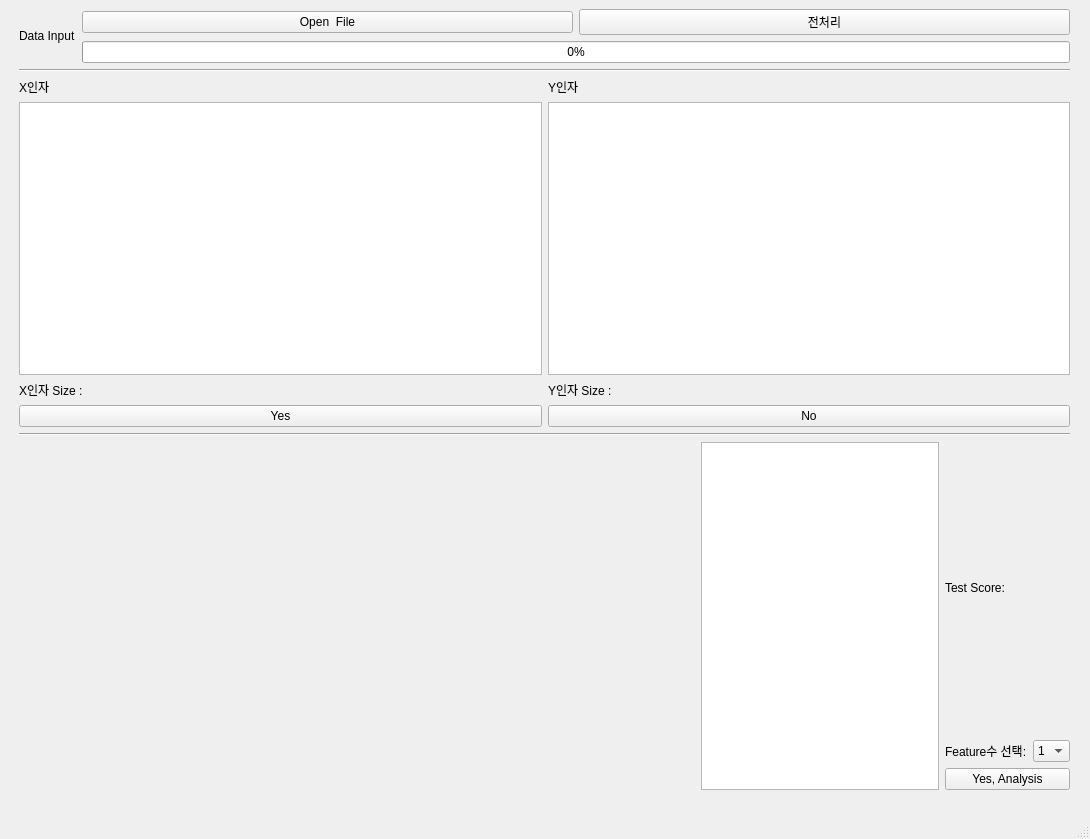
<?xml version="1.0" encoding="UTF-8"?>
<ui version="4.0">
 <class>MainWindow</class>
 <widget class="QMainWindow" name="MainWindow">
  <property name="geometry">
   <rect>
    <x>0</x>
    <y>0</y>
    <width>1090</width>
    <height>839</height>
   </rect>
  </property>
  <property name="sizePolicy">
   <sizepolicy hsizetype="Maximum" vsizetype="Preferred">
    <horstretch>0</horstretch>
    <verstretch>0</verstretch>
   </sizepolicy>
  </property>
  <property name="windowTitle">
   <string>MainWindow</string>
  </property>
  <widget class="QWidget" name="centralwidget">
   <property name="sizePolicy">
    <sizepolicy hsizetype="Maximum" vsizetype="Preferred">
     <horstretch>0</horstretch>
     <verstretch>0</verstretch>
    </sizepolicy>
   </property>
   <property name="maximumSize">
    <size>
     <width>1500</width>
     <height>16777215</height>
    </size>
   </property>
   <widget class="QWidget" name="gridLayoutWidget">
    <property name="geometry">
     <rect>
      <x>19</x>
      <y>9</y>
      <width>1051</width>
      <height>781</height>
     </rect>
    </property>
    <layout class="QGridLayout" name="gridLayout">
     <item row="4" column="0">
      <layout class="QVBoxLayout" name="verticalLayout_3">
       <item>
        <layout class="QHBoxLayout" name="horizontalLayout_6">
         <item>
          <layout class="QGridLayout" name="L3_graph_features">
           <item row="0" column="0">
            <spacer name="horizontalSpacer">
             <property name="orientation">
              <enum>Qt::Horizontal</enum>
             </property>
             <property name="sizeType">
              <enum>QSizePolicy::Maximum</enum>
             </property>
             <property name="sizeHint" stdset="0">
              <size>
               <width>700</width>
               <height>20</height>
              </size>
             </property>
            </spacer>
           </item>
          </layout>
         </item>
         <item>
          <widget class="QTableWidget" name="L3_tbl_Features">
           <property name="enabled">
            <bool>true</bool>
           </property>
           <property name="sizePolicy">
            <sizepolicy hsizetype="Expanding" vsizetype="Expanding">
             <horstretch>0</horstretch>
             <verstretch>0</verstretch>
            </sizepolicy>
           </property>
           <property name="maximumSize">
            <size>
             <width>16777215</width>
             <height>16777215</height>
            </size>
           </property>
          </widget>
         </item>
         <item>
          <layout class="QGridLayout" name="gridLayout_3">
           <item row="0" column="1">
            <widget class="QLabel" name="L3_lbl_TestScore">
             <property name="text">
              <string/>
             </property>
            </widget>
           </item>
           <item row="1" column="0">
            <widget class="QLabel" name="label_8">
             <property name="text">
              <string>Feature수 선택:</string>
             </property>
            </widget>
           </item>
           <item row="0" column="0">
            <widget class="QLabel" name="label_5">
             <property name="text">
              <string>Test Score:</string>
             </property>
            </widget>
           </item>
           <item row="2" column="0" colspan="2">
            <widget class="QPushButton" name="L3_btn_Analysis">
             <property name="text">
              <string>Yes, Analysis</string>
             </property>
            </widget>
           </item>
           <item row="1" column="1">
            <widget class="QComboBox" name="L3_cb_comboBox">
             <item>
              <property name="text">
               <string>1</string>
              </property>
             </item>
             <item>
              <property name="text">
               <string>2</string>
              </property>
             </item>
             <item>
              <property name="text">
               <string>3</string>
              </property>
             </item>
             <item>
              <property name="text">
               <string>4</string>
              </property>
             </item>
             <item>
              <property name="text">
               <string>5</string>
              </property>
             </item>
            </widget>
           </item>
          </layout>
         </item>
        </layout>
       </item>
      </layout>
     </item>
     <item row="0" column="0">
      <layout class="QVBoxLayout" name="verticalLayout">
       <item>
        <layout class="QHBoxLayout" name="horizontalLayout">
         <item>
          <layout class="QHBoxLayout" name="horizontalLayout_3">
           <item>
            <widget class="QLabel" name="label">
             <property name="text">
              <string>Data Input</string>
             </property>
            </widget>
           </item>
          </layout>
         </item>
         <item>
          <layout class="QHBoxLayout" name="horizontalLayout_2">
           <item>
            <layout class="QVBoxLayout" name="verticalLayout_4">
             <item>
              <layout class="QVBoxLayout" name="verticalLayout_5">
               <item>
                <layout class="QHBoxLayout" name="horizontalLayout_11">
                 <item>
                  <widget class="QPushButton" name="L1_btn_OpenFile">
                   <property name="text">
                    <string>Open  File</string>
                   </property>
                  </widget>
                 </item>
                 <item>
                  <widget class="QPushButton" name="L1_btn_preprocessing">
                   <property name="text">
                    <string>전처리</string>
                   </property>
                  </widget>
                 </item>
                </layout>
               </item>
              </layout>
             </item>
             <item>
              <layout class="QVBoxLayout" name="verticalLayout_6">
               <item>
                <widget class="QProgressBar" name="L1_pbar">
                 <property name="value">
                  <number>0</number>
                 </property>
                </widget>
               </item>
              </layout>
             </item>
            </layout>
           </item>
          </layout>
         </item>
        </layout>
       </item>
      </layout>
     </item>
     <item row="2" column="0">
      <layout class="QVBoxLayout" name="verticalLayout_2">
       <item>
        <layout class="QGridLayout" name="gridLayout_2">
         <item row="0" column="1">
          <widget class="QLabel" name="label_3">
           <property name="text">
            <string>Y인자</string>
           </property>
          </widget>
         </item>
         <item row="1" column="0">
          <widget class="QTableWidget" name="L2_tbl_Xdata"/>
         </item>
         <item row="3" column="1">
          <widget class="QPushButton" name="L2_btn_NG">
           <property name="text">
            <string>No</string>
           </property>
          </widget>
         </item>
         <item row="3" column="0">
          <widget class="QPushButton" name="L2_btn_OK">
           <property name="text">
            <string>Yes</string>
           </property>
          </widget>
         </item>
         <item row="1" column="1">
          <widget class="QTableWidget" name="L2_tbl_Ydata"/>
         </item>
         <item row="0" column="0">
          <widget class="QLabel" name="label_2">
           <property name="text">
            <string>X인자</string>
           </property>
          </widget>
         </item>
         <item row="2" column="0">
          <layout class="QHBoxLayout" name="horizontalLayout_4">
           <item>
            <layout class="QHBoxLayout" name="horizontalLayout_7">
             <item>
              <widget class="QLabel" name="label_4">
               <property name="text">
                <string>X인자 Size :</string>
               </property>
              </widget>
             </item>
            </layout>
           </item>
           <item>
            <layout class="QHBoxLayout" name="horizontalLayout_5">
             <item>
              <widget class="QLabel" name="L2_lbl_Xlabel">
               <property name="text">
                <string/>
               </property>
              </widget>
             </item>
            </layout>
           </item>
          </layout>
         </item>
         <item row="2" column="1">
          <layout class="QHBoxLayout" name="horizontalLayout_8">
           <item>
            <layout class="QHBoxLayout" name="horizontalLayout_10">
             <item>
              <widget class="QLabel" name="label_7">
               <property name="text">
                <string>Y인자 Size :</string>
               </property>
              </widget>
             </item>
            </layout>
           </item>
           <item>
            <layout class="QHBoxLayout" name="horizontalLayout_9">
             <item>
              <widget class="QLabel" name="L2_lbl_Ylabel">
               <property name="text">
                <string/>
               </property>
              </widget>
             </item>
            </layout>
           </item>
          </layout>
         </item>
        </layout>
       </item>
      </layout>
     </item>
     <item row="1" column="0">
      <widget class="Line" name="line">
       <property name="orientation">
        <enum>Qt::Horizontal</enum>
       </property>
      </widget>
     </item>
     <item row="3" column="0">
      <widget class="Line" name="line_2">
       <property name="orientation">
        <enum>Qt::Horizontal</enum>
       </property>
      </widget>
     </item>
    </layout>
   </widget>
  </widget>
  <widget class="QMenuBar" name="menubar">
   <property name="geometry">
    <rect>
     <x>0</x>
     <y>0</y>
     <width>1090</width>
     <height>26</height>
    </rect>
   </property>
  </widget>
  <widget class="QStatusBar" name="statusbar"/>
 </widget>
 <resources/>
 <connections/>
</ui>
